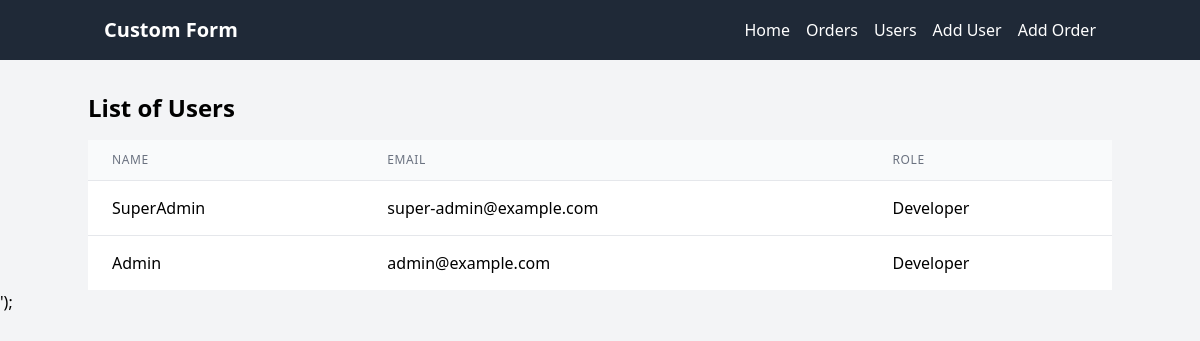
The page / on the database its author committed.
### tables this page shows
CREATE TABLE `users` (
  `id` int NOT NULL,
  `name` varchar(191) NOT NULL,
  `email` varchar(191) NOT NULL,
  `password` varchar(191) NOT NULL,
  `remember_token` varchar(100) DEFAULT NULL,
  `created_at` timestamp NULL DEFAULT NULL,
  `updated_at` timestamp NULL DEFAULT NULL
);

### app/Controllers/HomeController.php (called while the page is built, shortened)
<?php
class HomeController extends BaseController
{
    public function index()
    {
        $users = new User();
        $users = $users->get();
        $this->view("home",['users' => $users]);
    }
}

### app/Http/Router.php (called while the page is built, shortened)
<?php
class Router
{
    protected $routes = [];
    public function add(string $method, string $path, string $controllerName, string $action, array $middleware = [])
    {
        $this->routes[] = array("method" => $method, "path" => $path, "controller" => $controllerName, "action" => $action, 'middleware' => $middleware);
    }
    public function dispatch()
    {
        $id = null;
        $route = $this->findRoute();
        $action = $route['action'];
        $controller = new $controller;
        return $controller->$action($id);
    }
    public function findRoute()
    {
        $requestURI = trim(filter_var($_SERVER['REQUEST_URI'], FILTER_SANITIZE_URL), "/");
        $requestMethod = $_SERVER['REQUEST_METHOD'];
        foreach ($this->routes as $route) {
            if ($route['method'] === $requestMethod && $route['path'] === $requestURI) {
                return $route;
            }
        }
        throw new \Exception('Route not found', 404);
    }
}

### public/index.php (called while the page is built, shortened)
<?php
$kernel = new \App\Http\Kernel();

### app/Http/Config.php (called while the page is built, shortened)
<?php
class Config
{
    private static $file;
    public static function read_file()
    {
        $file = file_get_contents(__DIR__ . '/../../.env');
        $file = preg_split('/\s+/', $file);
        $result = [];
        foreach ($file as $item)
        {
            $values = explode("=",$item);
            $result[$values[0]] = $values[1] ?? '';
        }
        self::$file = $result;
    }
    public static function config($key)
    {
        return self::$file[$key] ?? null;
    }
}

### app/helpers/global.php (called while the page is built, shortened)
<?php
function config($key){
    return \App\Http\Config::config($key);
}

### app/Models/User.php (called while the page is built, shortened)
<?php
class User extends DB
{
    public function __construct()
    {
        $this->table = "users";
        $this->query = "select * from " . $this->table . " ";
        return $this;
    }
}

### app/Models/DB.php (called while the page is built, shortened)
<?php
abstract class DB
{
    public $connstr = null;
    public $query = null;
    public function __construct()
    {
        $this->connstr = mysqli_connect(\config('MYSQL_HOST'), \config('MYSQL_USERNAME'), \config('MYSQL_PASSWORD'), \config('MYSQL_DATABASE'));
    }
    public function get()
    {
        $result = $this->fetch();
        return $result;
    }
    public function fetch(): array
    {
        $this->query = mysqli_query($this->connstr, $this->query);
        $result = [];
        while ($res = mysqli_fetch_assoc($this->query)) {
            array_push($result, $res);
        }
        return $result;
    }
}

### resources/home.php (the view)
<h1 class="text-2xl font-bold mb-4">List of Users</h1>
<div class="overflow-x-auto">
    <table class="min-w-full divide-y divide-gray-200">
        <thead class="bg-gray-50">
        <tr>
            <th scope="col" class="px-6 py-3 text-left text-xs font-medium text-gray-500 uppercase tracking-wider">
                Name
            </th>
            <th scope="col" class="px-6 py-3 text-left text-xs font-medium text-gray-500 uppercase tracking-wider">
                Email
            </th>
            <th scope="col" class="px-6 py-3 text-left text-xs font-medium text-gray-500 uppercase tracking-wider">
                Role
            </th>
        </tr>
        </thead>
        <tbody class="bg-white divide-y divide-gray-200">
        <?php foreach ($users as $user){ ?>
            <tr>
                <td class="px-6 py-4 whitespace-nowrap">
                    <?= $user['name'] ?>
                </td>
                <td class="px-6 py-4 whitespace-nowrap">
                    <?= $user['email'] ?>
                </td>
                <td class="px-6 py-4 whitespace-nowrap">
                    Developer
                </td>
            </tr>
        <?php } ?>
        </tbody>
    </table>
</div>

### rows shown on the page
users: name "SuperAdmin", email "super-admin@example.com"
users: name "Admin", email "admin@example.com"
